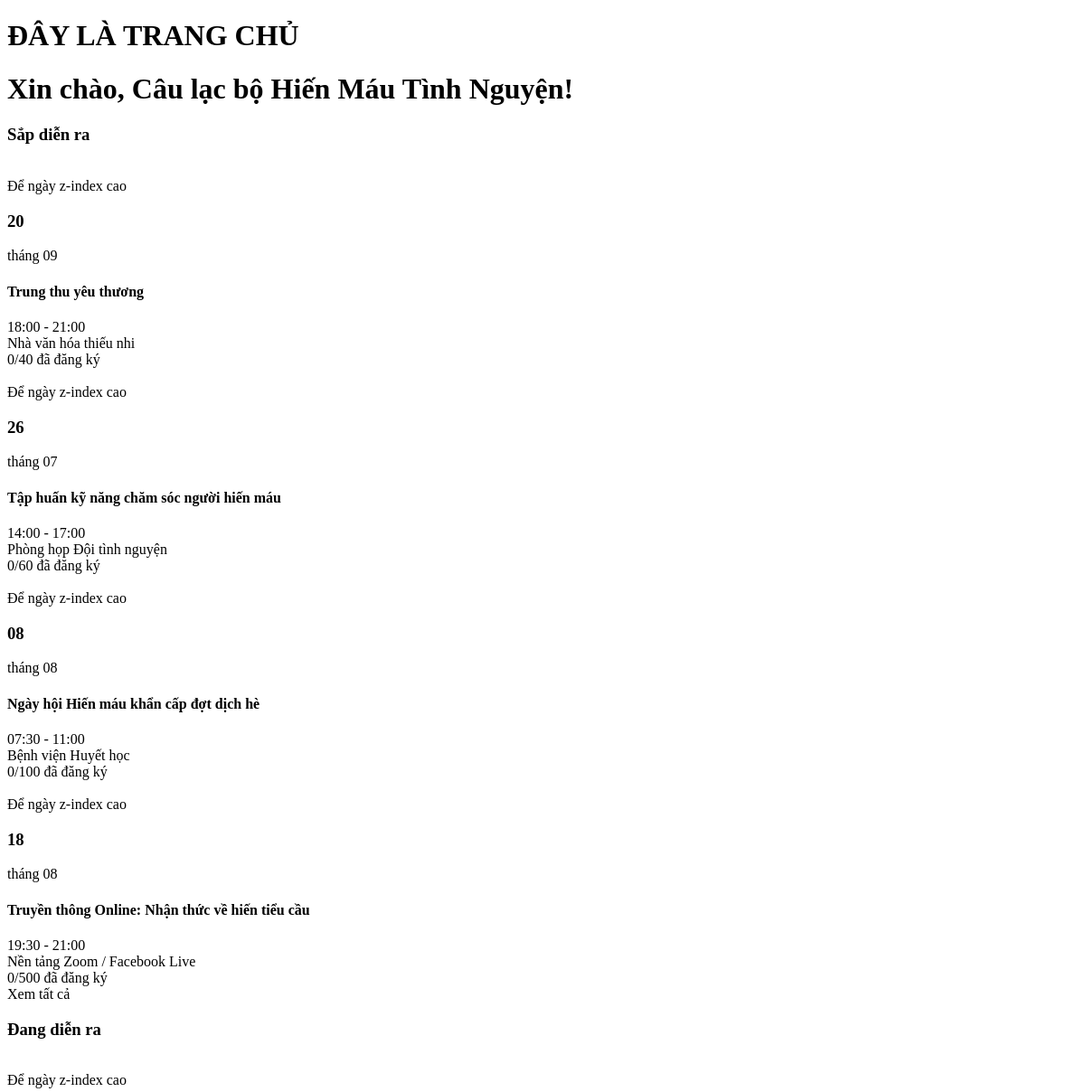
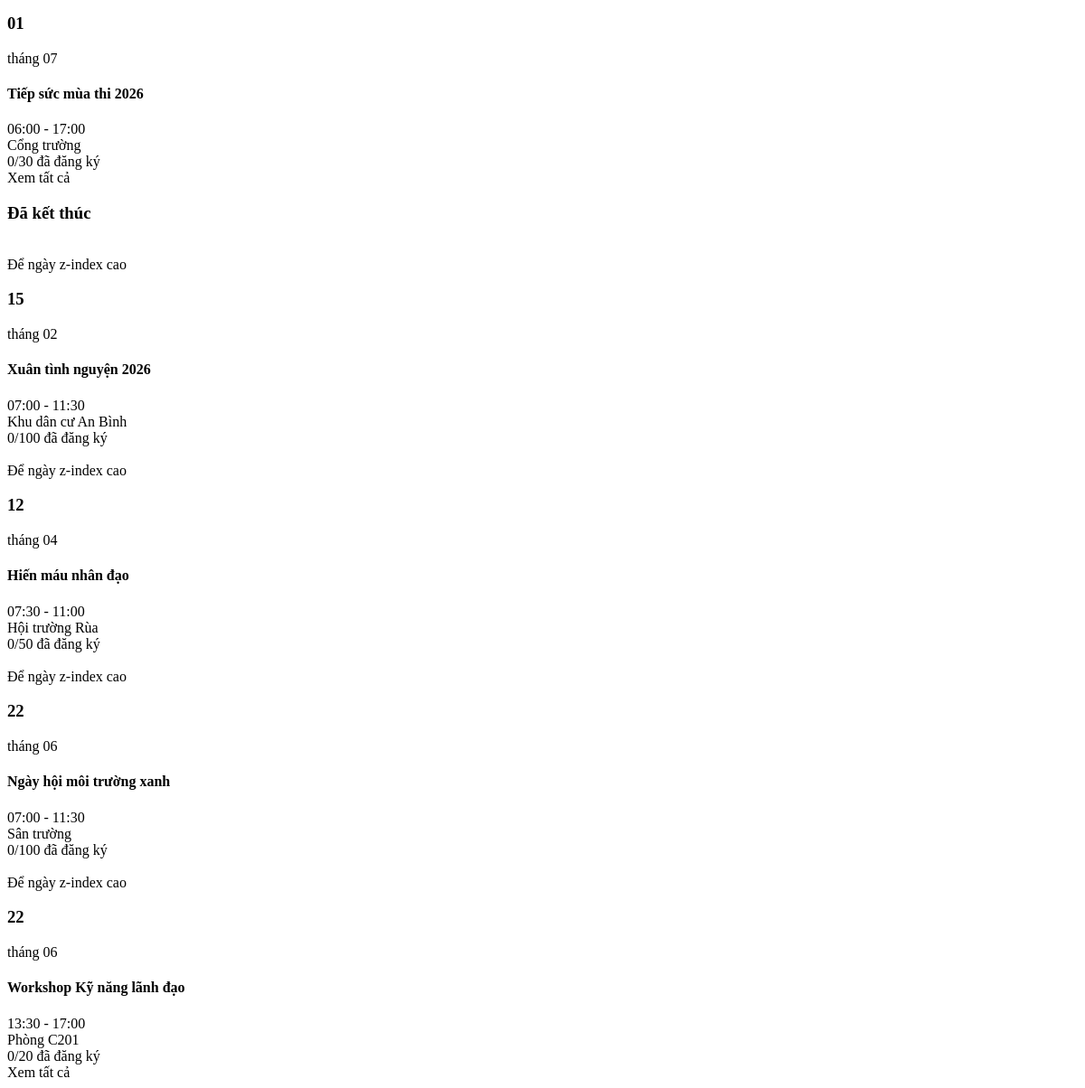
The app's page /manager/pages/dashboard.php (signed in) with its own data (2 pictures, top to bottom).
### tables this page shows
CREATE TABLE `tochuc` (
  `MaToChuc` varchar(11) NOT NULL,
  `MaTaiKhoan` int(11) NOT NULL,
  `MaDonVi` varchar(11) NOT NULL,
  `TenToChuc` varchar(250) NOT NULL,
  `NgayThanhLap` date NOT NULL,
  `MoTa` text NOT NULL,
  `AnhDaiDien` varchar(256) NOT NULL
);

CREATE TABLE `hoatdong` (
  `MaHoatDong` varchar(11) NOT NULL,
  `MaToChuc` varchar(11) NOT NULL,
  `MaMucCongDiem` varchar(11) NOT NULL,
  `TenHoatDong` varchar(250) NOT NULL,
  `NgayTao` date NOT NULL DEFAULT current_timestamp(),
  `DiaDiem` varchar(250) NOT NULL,
  `DoiTuongThamGia` varchar(256) NOT NULL,
  `SoLuongToiDa` int(11) NOT NULL DEFAULT 10000000,
  `ThoiGianBatDau` datetime NOT NULL,
  `ThoiGianKetThuc` datetime NOT NULL,
  `DiemRenLuyen` int(11) NOT NULL,
  `NoiDungHD` text NOT NULL,
  `HinhAnh` varchar(256) NOT NULL,
  `Token` varchar(250) NOT NULL
);

### manager/auth.php (called while the page is built, shortened)
<?php
$stmt1 = $conn->prepare("SELECT * FROM ToChuc WHERE MaTaiKhoan = ?");
$stmt1->execute([$_SESSION['user_id']]);
$org = $stmt1->fetch(PDO::FETCH_ASSOC);
?>

### manager/pages/dashboard.php (the view, shortened to what this page needs)
<?php
require_once "../../config/db.php";
require_once "../auth.php";
$keyword = isset($_GET['keyword']) ? trim($_GET['keyword']) : '';
$search = "%$keyword%";
$sql1 = "SELECT
            hd.*,
            COUNT(dk.MSSV) AS total
        FROM HoatDong hd
        LEFT JOIN DangKy dk
            ON hd.MaHoatDong = dk.MaHoatDong
        WHERE hd.MaToChuc = ?
            AND hd.ThoiGianBatDau > NOW() ";
$sql1 .= "GROUP BY hd.MaHoatDong";
$stmt1 = $conn->prepare($sql1);
empty($keyword) ? $stmt1->execute([$org['MaToChuc']]) : $stmt1->execute([$org['MaToChuc'], $search]);
$sql2 = "SELECT
            hd.*,
            COUNT(dk.MSSV) AS total
        FROM HoatDong hd
        LEFT JOIN DangKy dk
            ON hd.MaHoatDong = dk.MaHoatDong
        WHERE hd.MaToChuc = ?
            AND (NOW() BETWEEN hd.ThoiGianBatDau AND hd.ThoiGianKetThuc) ";
$sql2 .= "GROUP BY hd.MaHoatDong";
$stmt2 = $conn->prepare($sql2);
empty($keyword) ? $stmt2->execute([$org['MaToChuc']]) : $stmt2->execute([$org['MaToChuc'], $search]);
$sql3 = "SELECT
            hd.*,
            COUNT(dk.MSSV) AS total
        FROM HoatDong hd
        LEFT JOIN DangKy dk
            ON hd.MaHoatDong = dk.MaHoatDong
        WHERE hd.MaToChuc = ?
            AND hd.ThoiGianKetThuc < NOW() ";
$sql3 .= "GROUP BY hd.MaHoatDong";
$stmt3 = $conn->prepare($sql3);
empty($keyword) ? $stmt3->execute([$org['MaToChuc']]) : $stmt3->execute([$org['MaToChuc'], $search]);
?>
<!DOCTYPE html>
<html lang="en">
<head>
    <link rel="stylesheet" href="../assets/css/manager-pages.css">
</head>
<body>
    <h1>ĐÂY LÀ TRANG CHỦ</h1>
    <h1>Xin chào, <?= $org['TenToChuc'] ?>!</h1>
    <div class="container">
        <div class="title-container">
            <h3>Sắp diễn ra</h3>
        </div>
        <div class="card-container">
            <?php $count = 0;
            while($row = $stmt1->fetch(PDO::FETCH_ASSOC)){
                $count++;?>
            <div class="card-item <?= $count > 4 ? 'hidden-card-item' : '' ?>">
                <div class="img-card-item">
                </div>
                <div class="title-card-item">
                    <div class="date-card-item">Để ngày z-index cao
                        <?php $dateStart = new DateTime($row['ThoiGianBatDau']);
                        $dateEnd = new DateTime($row['ThoiGianKetThuc']); ?>
                        <h3><?= $dateStart->format('d'); ?></h3>
                        <span>tháng <?= $dateStart->format('m'); ?></span>
                    </div>
                    <h4><?= $row['TenHoatDong'] ?></h4>
                    <div class="info-card-item">
                        <div class="info-card-item-inside">
                            <span><?= $dateStart->format('H:i'); ?> - <?= $dateEnd->format('H:i'); ?></span>
                        </div>
                        <div class="info-card-item-inside">
                            <span><?= $row['DiaDiem'] ?></span>
                        </div>
                        <div class="info-card-item-inside">
                            <span><?= $row['total'] ?>/<?= $row['SoLuongToiDa']?> đã đăng ký</span>
                        </div>
                    </div>
                </div>
            </div>
            <?php } ?>
        </div>
        <div class="see-all-card-btn">Xem tất cả</div>
    </div>
    <div class="container">
        <div class="title-container">
            <h3>Đang diễn ra</h3>
        </div>
        <div class="card-container">
            <?php $count = 0;
            while($row = $stmt2->fetch(PDO::FETCH_ASSOC)){
                $count++; ?>
            <div class="card-item <?= $count > 4 ? 'hidden-card-item' : '' ?>">
                <div class="img-card-item">
                </div>
                <div class="title-card-item">
                    <div class="date-card-item">Để ngày z-index cao
                        <?php $dateStart = new DateTime($row['ThoiGianBatDau']);
                        $dateEnd = new DateTime($row['ThoiGianKetThuc']); ?>
                        <h3><?= $dateStart->format('d'); ?></h3>
                        <span>tháng <?= $dateStart->format('m'); ?></span>
                    </div>
                    <h4><?= $row['TenHoatDong'] ?></h4>
                    <div class="info-card-item">
                        <div class="info-card-item-inside">
                            <span><?= $dateStart->format('H:i'); ?> - <?= $dateEnd->format('H:i'); ?></span>
                        </div>
                        <div class="info-card-item-inside">
                            <span><?= $row['DiaDiem'] ?></span>
                        </div>
                        <div class="info-card-item-inside">
                            <span><?= $row['total'] ?>/<?= $row['SoLuongToiDa']?> đã đăng ký</span>
                        </div>
                    </div>
                </div>
            </div>
            <?php } ?>
        </div>
        <div class="see-all-card-btn">Xem tất cả</div>
    </div>
    <div class="container">
        <div class="title-container">
            <h3>Đã kết thúc</h3>
        </div>
        <div class="card-container">
            <?php $count = 0;
            while($row = $stmt3->fetch(PDO::FETCH_ASSOC)){
                $count++;?>
            <div class="card-item <?= $count > 4 ? 'hidden-card-item' : '' ?>">
                <div class="img-card-item">
                </div>
                <div class="title-card-item">
                    <div class="date-card-item">Để ngày z-index cao
                        <?php $dateStart = new DateTime($row['ThoiGianBatDau']);
                        $dateEnd = new DateTime($row['ThoiGianKetThuc']); ?>
                        <h3><?= $dateStart->format('d'); ?></h3>
                        <span>tháng <?= $dateStart->format('m'); ?></span>
                    </div>
                    <h4><?= $row['TenHoatDong'] ?></h4>
                    <div class="info-card-item">
                        <div class="info-card-item-inside">
                            <span><?= $dateStart->format('H:i'); ?> - <?= $dateEnd->format('H:i'); ?></span>
                        </div>
                        <div class="info-card-item-inside">
                            <span><?= $row['DiaDiem'] ?></span>
                        </div>
                        <div class="info-card-item-inside">
                            <span><?= $row['total'] ?>/<?= $row['SoLuongToiDa']?> đã đăng ký</span>
                        </div>
                    </div>
                </div>
            </div>
            <?php } ?>
        </div>
        <div class="see-all-card-btn">Xem tất cả</div>
    </div>
</body>
</html>

### records on screen
tochuc: TenToChuc "Câu lạc bộ Hiến Máu Tình Nguyện"
hoatdong: ThoiGianBatDau "20", ThoiGianBatDau "09", TenHoatDong "Trung thu yêu thương", ThoiGianBatDau "18:00", ThoiGianKetThuc "21:00", DiaDiem "Nhà văn hóa thiếu nhi", total "0", SoLuongToiDa "40"
hoatdong: ThoiGianBatDau "26", ThoiGianBatDau "07", TenHoatDong "Tập huấn kỹ năng chăm sóc người hiến máu", ThoiGianBatDau "14:00", ThoiGianKetThuc "17:00", DiaDiem "Phòng họp Đội tình nguyện", total "0", SoLuongToiDa "60"
hoatdong: ThoiGianBatDau "08", TenHoatDong "Ngày hội Hiến máu khẩn cấp đợt dịch hè", ThoiGianBatDau "07:30", ThoiGianKetThuc "11:00", DiaDiem "Bệnh viện Huyết học", total "0", SoLuongToiDa "100"
hoatdong: ThoiGianBatDau "18", ThoiGianBatDau "08", TenHoatDong "Truyền thông Online: Nhận thức về hiến tiểu cầu", ThoiGianBatDau "19:30", ThoiGianKetThuc "21:00", DiaDiem "Nền tảng Zoom / Facebook Live", total "0", SoLuongToiDa "500"
hoatdong: ThoiGianBatDau "01", ThoiGianBatDau "07", TenHoatDong "Tiếp sức mùa thi 2026", ThoiGianBatDau "06:00", ThoiGianKetThuc "17:00", DiaDiem "Cổng trường", total "0", SoLuongToiDa "30"
hoatdong: ThoiGianBatDau "15", ThoiGianBatDau "02", TenHoatDong "Xuân tình nguyện 2026", ThoiGianBatDau "07:00", ThoiGianKetThuc "11:30", DiaDiem "Khu dân cư An Bình", total "0", SoLuongToiDa "100"
hoatdong: ThoiGianBatDau "12", ThoiGianBatDau "04", TenHoatDong "Hiến máu nhân đạo", ThoiGianBatDau "07:30", ThoiGianKetThuc "11:00", DiaDiem "Hội trường Rùa", total "0", SoLuongToiDa "50"
hoatdong: ThoiGianBatDau "22", ThoiGianBatDau "06", TenHoatDong "Ngày hội môi trường xanh", ThoiGianBatDau "07:00", ThoiGianKetThuc "11:30", DiaDiem "Sân trường", total "0", SoLuongToiDa "100"
hoatdong: ThoiGianBatDau "22", ThoiGianBatDau "06", TenHoatDong "Workshop Kỹ năng lãnh đạo", ThoiGianBatDau "13:30", ThoiGianKetThuc "17:00", DiaDiem "Phòng C201", total "0", SoLuongToiDa "20"
